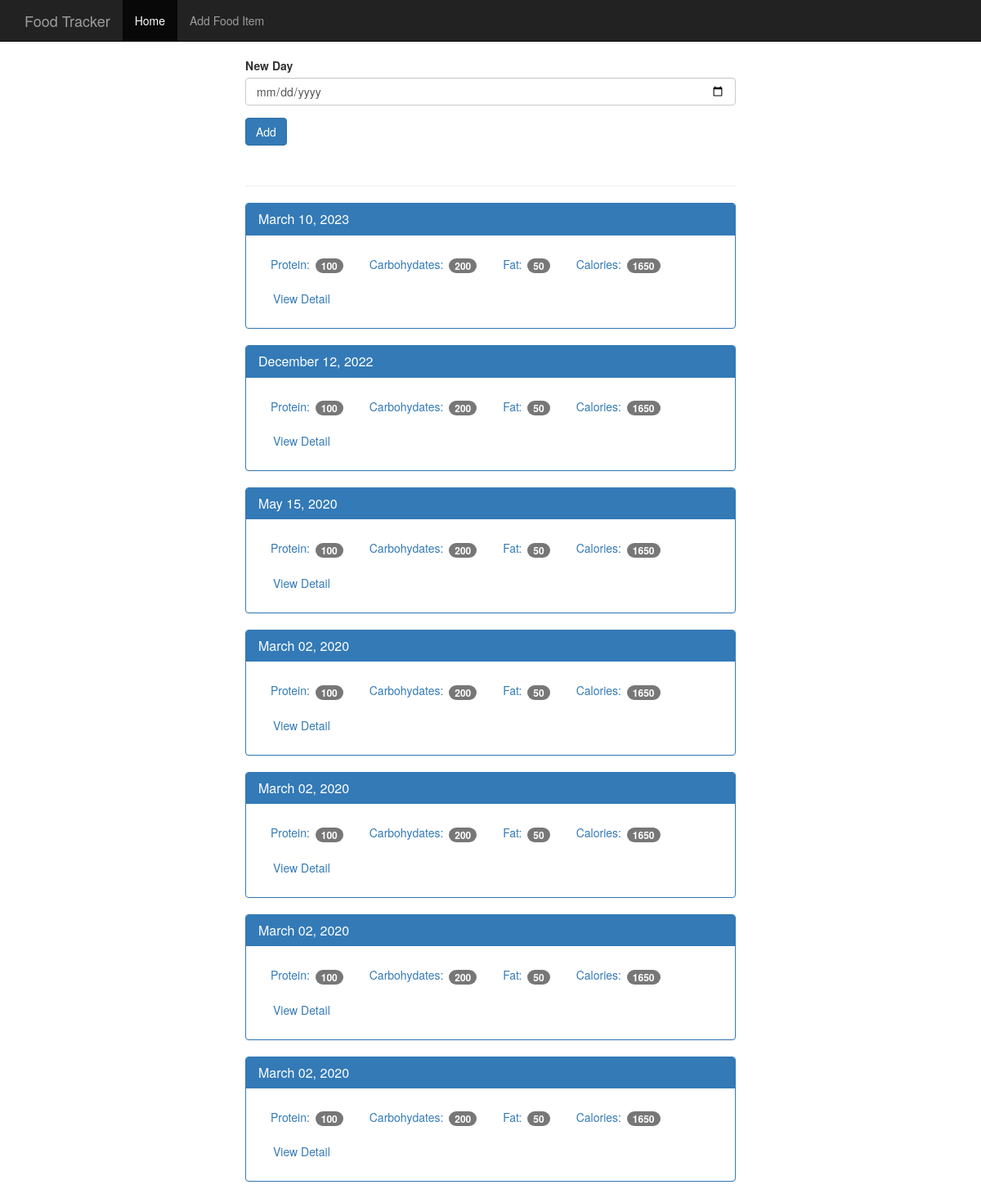
The page / on the database its author committed.
### tables this page shows
CREATE TABLE log_date(
    id integer primary key autoincrement,
    entry_date date not null
);

### app.py (the view)
@app.route('/', methods = ['GET','POST'])
def index():
    db = get_db()
    if request.method == 'POST':
        date = request.form.get('date')
        date_time = datetime.strptime(date, '%Y-%m-%d')
        database_date = datetime.strftime(date_time,'%Y%m%d')
        db.execute('insert into log_date (entry_date) values (?)',[database_date])
        db.commit()
    cur = db.execute('select entry_date from log_date order by entry_date desc')
    results = cur.fetchall()
    date_results = []
    for item in results:
        single_date = {}
        single_date['entry_date']  = item['entry_date']
        d = datetime.strptime(str(item['entry_date']), '%Y%m%d')
        single_date['pretty_date'] = datetime.strftime(d,'%B %d, %Y')
        date_results.append(single_date)
    return render_template('home.html', results=date_results)

### app.py (called while the page is built)
def connect_db():
    sql = sqlite3.connect('food_log.db')
    sql.row_factory = sqlite3.Row
    return sql

def get_db():
    if not hasattr(g,'sqlite3'):
        g.sqlite3_db = connect_db()
    return g.sqlite3_db

### templates/home.html (shortened to what this page needs)
<!DOCTYPE html>
<html lang="en">
  <head>
    <link href=" {{ url_for('static',filename='bootstrap.min.css') }}" rel="stylesheet">
    <link href="{{ url_for('static', filename='theme.css') }}" rel="stylesheet">
  </head>
  <body>
    <nav class="navbar navbar-inverse navbar-fixed-top">
      <div class="container">
        <div class="navbar-header">
          <a class="navbar-brand" href="#">Food Tracker</a>
        </div>
        <div id="navbar" class="navbar-collapse collapse">
          <ul class="nav navbar-nav">
            <li class="active"><a href="#">Home</a></li>
            <li><a href="#">Add Food Item</a></li>
          </ul>
        </div>
      </div>
    </nav>
    <div class="container theme-showcase col-sm-6 col-sm-offset-3" role="main">
      <div class="row">
        <div>
          <form method="POST" action="/">
            <div class="form-group">
              <label for="new-day">New Day</label>
              <input type="date" class="form-control" name='date' id="new-day" format="YY-m-day">
            </div>
            <button type="submit" class="btn btn-primary">Add</button>
          </form>
          <div class="page-header"></div>
          {% for r in results %}
          <div class="panel panel-primary">
            <div class="panel-heading">
              <h3 class="panel-title">{{ r.pretty_date }}</h3>
            </div>
            <div class="panel-body">
              <ul class="nav nav-pills" role="tablist">
                <li><a>Protein: <span class="badge">100</span></a></li>
                <li><a>Carbohydates: <span class="badge">200</span></a></li>
                <li><a>Fat: <span class="badge">50</span></a></li>
                <li><a>Calories: <span class="badge">1650</span></a></li>
                <li><a href="{{url_for('view',date=r.entry_date)}}" type="button" class="btn btn-link">View Detail</a></li>
              </ul>
            </div>
          </div>
          {% endfor %}
        </div>
      </div>
    </div>
  </body>
</html>

### static/theme.css (style rules this page uses)
body { padding-top: 70px; padding-bottom: 30px; }

### rows shown on the page
log_date: pretty_date "March 10, 2023"
log_date: pretty_date "December 12, 2022"
log_date: pretty_date "May 15, 2020"
log_date: pretty_date "March 02, 2020"
log_date: pretty_date "March 02, 2020"
log_date: pretty_date "March 02, 2020"
log_date: pretty_date "March 02, 2020"
